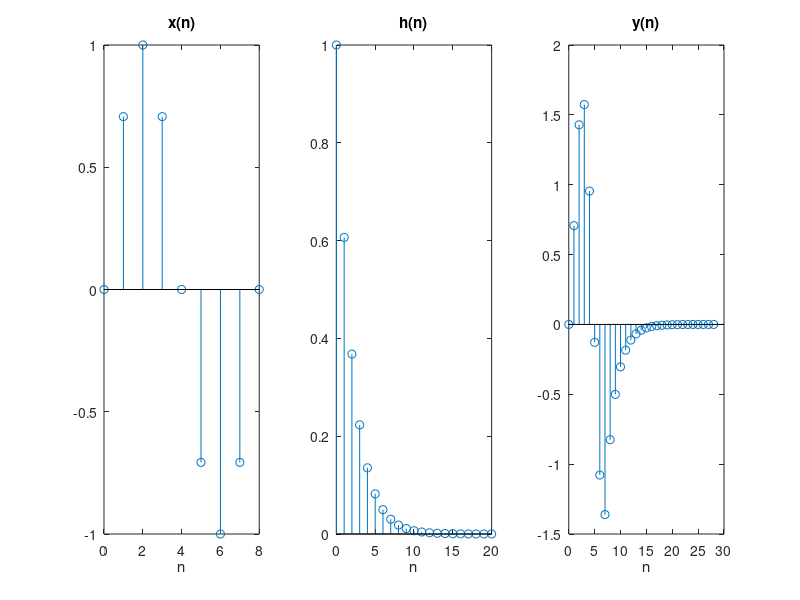

MATLAB code to generate this figure:
%For x (n) we will sample for 0.001 seconds
Ts1=1/8000; n1= 0:8;t1=n1*Ts1; N1 = 8;
xn=sin (2*pi*1000*t1);
%For h(n) we will sample for .1 seconds
Ts2=1/200; n2=0:20; t2=n2*Ts2; N2=20;
hn=exp (-100*t2);
subplot (1,3,1); stem(n1,xn);title('x(n)');
xlabel ('n');
subplot (1,3,2); stem(n2,hn);title('h(n)');
xlabel ('n');
%next we make both signals of size n1+n2 ?1
N=length(xn)+length(hn)-1;
xn= [xn zeros(1, N-length (xn))];
hn= [hn zeros(1, N-length (hn))];
Xk=fft (xn); Hk=fft (hn);
Yk=Xk.*Hk;
yn=ifft (Yk);
%Plotting
n=0:1:N-1;
subplot (1,3,3); stem (n,yn);title ('y(n)');
xlabel ('n');
